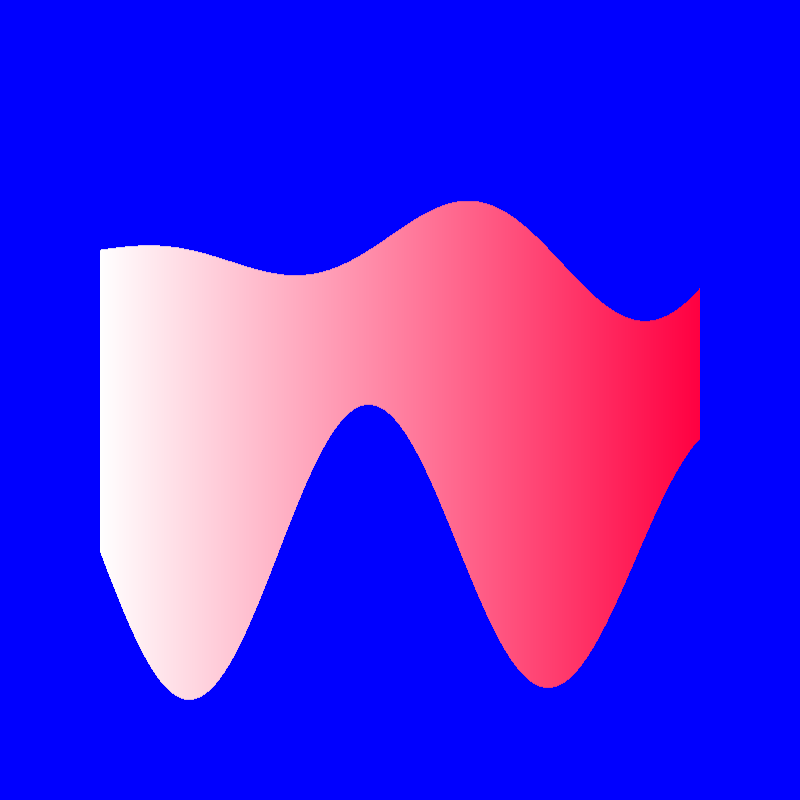
Frame 1 (no input)
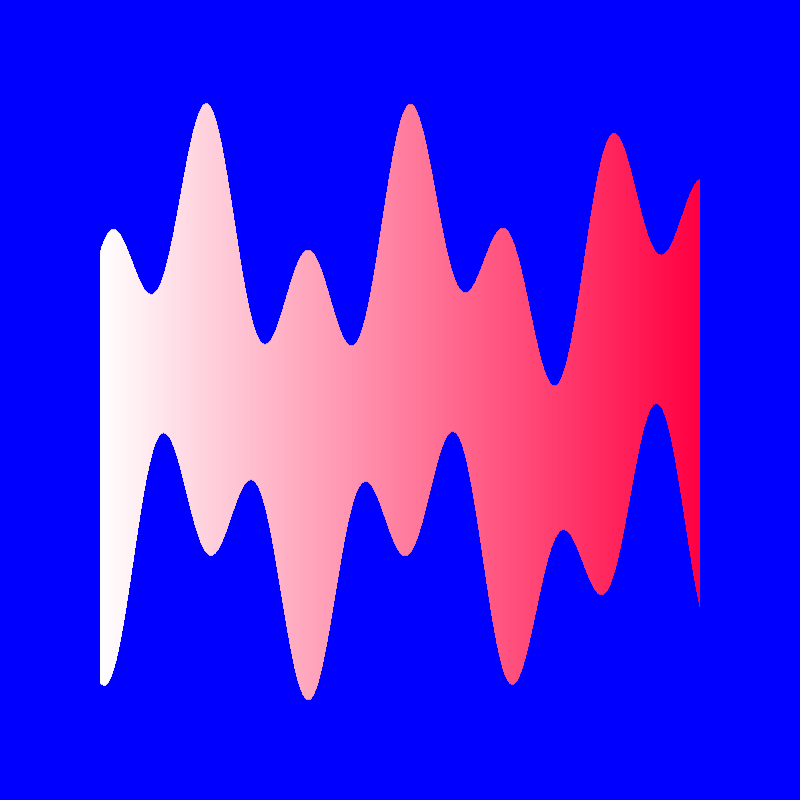
Frame 60 (the mouse pressed at the canvas centre just before this capture)
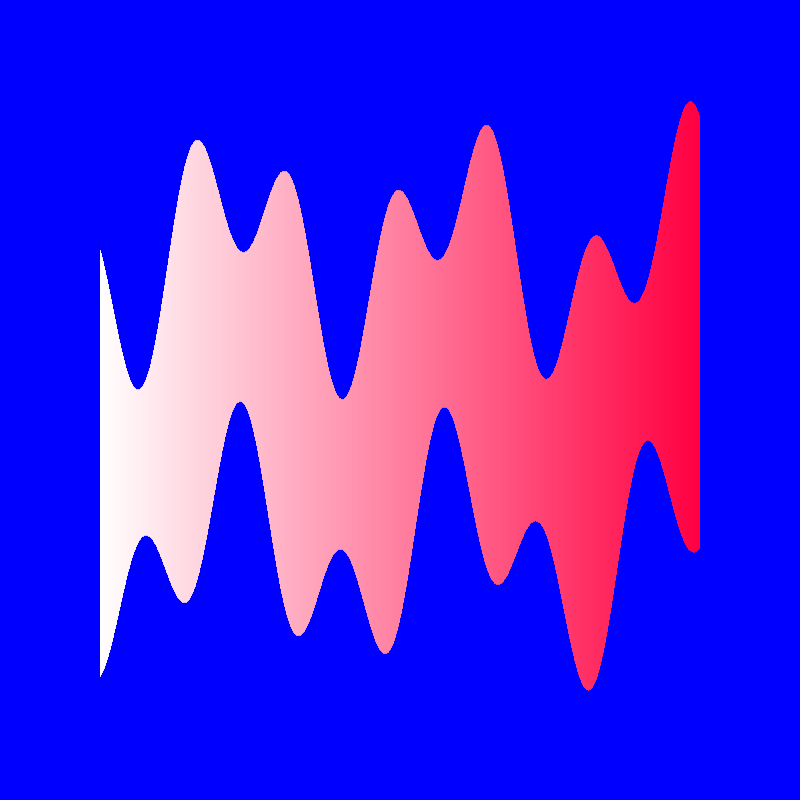
Frame 120 (the mouse held since frame 60 and released just before this capture)

The Processing sketch that drew these frames (run headless with seeded random() and noise(); from frame 60 on, the mouse is pressed at the canvas centre):

// Processing sketch: P05T_01_TrigonometricFunctions_06
// ── P05T_01_TrigonometricFunctions_06.pde
void setup() {
  size(800, 800);
  background(0, 0, 255);
  smooth();
}

void draw() {
  background(0, 0, 255);
  stroke(255);
  for (float i=0; i<600; i++) {
    float t = (sin(radians(frameCount))*3);
    float a = radians(i*t);
    float aa = radians(i+t+frameCount);
    float sin = sin(a)*cos(aa);
    float cos = sin(aa)*cos(a);
    float sinwave = map(sin, -1, 1, height/2, 100);
    float coswave = map(cos, -1, 1, height/2, 700);
    float r = map(i, 0, 600, 255, 255);
    float g = map(i, 0, 600, 255, 0);
    float b = map(i, 0, 600, 255, 65);
    stroke(r, g, b);
    line(100+i, coswave, 100+i, sinwave);
  }
}
